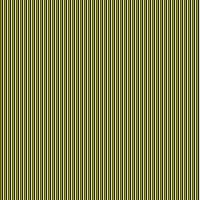
#> input picture tests/image_fixture/graphic-deferred-clear.gif, 200 x 200 px; the run also reads 1 picture not shown here
$ python generate_gifs.py
#> lines starting #> are read from the running program, lines starting #| are printed output that depends on the picture
"""Literal raster fixtures plus a Pillow-produced LZW dictionary-growth oracle."""
from pathlib import Path
from struct import pack
from random import Random
from PIL import Image

destination = Path(__file__).resolve().parent
palette = bytes((255, 0, 0, 0, 255, 0, 0, 0, 255, 255, 255, 0))


def subblocks(data):
    return b"".join(bytes((len(data[i:i + 255]),)) + data[i:i + 255]
                    for i in range(0, len(data), 255)) + b"\0"


def bits(codes):
    accumulator = count = 0
    result = bytearray()
    for code, width in codes:
        accumulator |= code << count
        count += width
        while count >= 8:
            result.append(accumulator & 255)
            accumulator >>= 8
            count -= 8
    if count:
        result.append(accumulator)
    return bytes(result)


# A local palette, interlace passes, nonzero frame origin, and transparency.
canvas_width, canvas_height, width, height, left, top = 7, 11, 3, 9, 2, 1
indices = [(x + y) % 4 for y in range(height) for x in range(width)]
rows = list(range(0, height, 8)) + list(range(4, height, 8)) \
    + list(range(2, height, 4)) + list(range(1, height, 2))
codes = [(4, 3)]
for y in rows:
    for x in range(width):
        codes.extend(((indices[y * width + x], 3), (4, 3)))
codes.append((5, 3))
data = b"GIF89a" + pack("<HHBBB", canvas_width, canvas_height, 0, 0, 0)
data += b"\x21\xfe\x03abc\0\x21\xff\x0bAPPFIXTURE1\x03xyz\0"
data += b"\x21\xf9\x04\x01\0\0\x02\0"
data += b"," + pack("<HHHHB", left, top, width, height, 0xc1)
data += palette + b"\x02" + subblocks(bits(codes)) + b";"
(destination / "graphic-interlaced.gif").write_bytes(data)
expected = bytearray(canvas_width * canvas_height * 4)
for y in range(height):
    for x in range(width):
        index = indices[y * width + x]
        if index != 2:
            at = ((top + y) * canvas_width + left + x) * 4
            expected[at:at + 4] = palette[index * 3:index * 3 + 3] + b"\xff"
(destination / "graphic-interlaced.rgba").write_bytes(expected)

# Dictionary growth through 12-bit codes, with encoder clears and subblocks.
random = Random(0x6a11)
image = Image.new("P", (192, 128))
#> image: PIL image 192x128 P; every value is 0
image.putpalette(bytes(v for i in range(256) for v in (i, i ^ 0x55, 255 - i)))
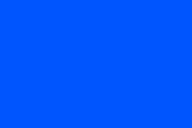
#> image: PIL image 192x128 P; mean R, G, B 0, 85, 255
image.putdata([random.randrange(256) for _ in range(192 * 128)])
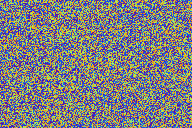
#> image: PIL image 192x128 P; mean R, G, B 127.1, 126.6, 127.9
image.save(destination / "graphic-dictionary.gif", optimize=False)
(destination / "graphic-dictionary.rgba").write_bytes(image.convert("RGBA").tobytes())

# Saturate the dictionary and continue without a clear code: a legal deferred
# clear stream, deliberately independent of Pillow's encoder clear decisions.
codes = [(4, 3)]
next_code, width_bits, previous = 6, 3, False
for i in range(40000):
    codes.append((i % 4, width_bits))
    if previous and next_code < 4096:
        next_code += 1
        if next_code == 1 << width_bits and width_bits < 12:
            width_bits += 1
    previous = True
codes.append((5, width_bits))
data = b"GIF87a" + pack("<HHBBB", 200, 200, 0x81, 0, 0) + palette
data += b"," + pack("<HHHHB", 0, 0, 200, 200, 0)
data += b"\x02" + subblocks(bits(codes)) + b";"
(destination / "graphic-deferred-clear.gif").write_bytes(data)
expected = bytes(v for i in range(40000) for v in (*palette[(i % 4) * 3:(i % 4) * 3 + 3], 255))
with Image.open(destination / "graphic-deferred-clear.gif") as verify:
#> verify is the input picture: PIL image 200x200 P; mean R, G, B 127.5, 127.5, 63.8
    assert verify.convert("RGBA").tobytes() == expected
(destination / "graphic-deferred-clear.rgba").write_bytes(expected)

# The KwKwK dictionary case expands a code equal to the next free entry.
data = b"GIF87a" + pack("<HHBBB", 3, 1, 0x81, 0, 0) + palette
data += b"," + pack("<HHHHB", 0, 0, 3, 1, 0)
data += b"\x02" + subblocks(bits([(4, 3), (0, 3), (6, 3), (5, 3)])) + b";"
(destination / "graphic-special.gif").write_bytes(data)
with Image.open(destination / "graphic-special.gif") as verify:
    assert verify.convert("RGBA").tobytes() == bytes((255, 0, 0, 255)) * 3

# Two distinct animation frames: the public decoder must return only the first.
first = Image.new("RGB", (2, 2), (255, 0, 0))
second = Image.new("RGB", (2, 2), (0, 255, 0))
first.save(destination / "graphic-animated.gif", save_all=True,
           append_images=[second], duration=10, loop=0)
